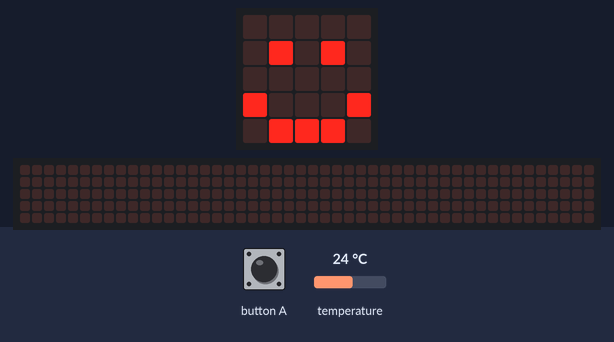
The program below on a simulated BBC micro:bit (MakeCode). Parts: the board's 5×5 LED display, a strip that is not on the board, showing the scrolling text unrolled. Inputs (shaded band) come from the test bench; at power-on: temperature 24 °C. The 48×5 strip is a reading aid, not a part: it shows the text the display is scrolling, unrolled, one strip-width of it at a time.

Above: at 2.8 s.
2.9 s: button A pressed for 0.15 s
At 6.5 s:
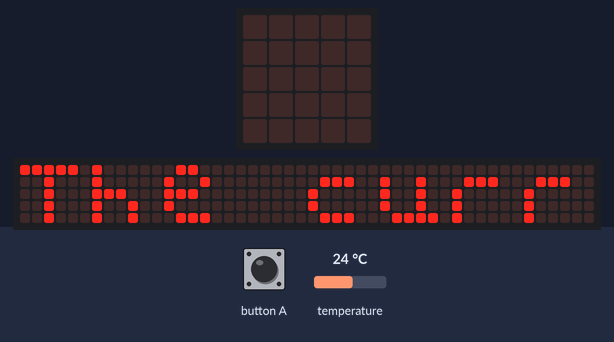
At 27.42 s:
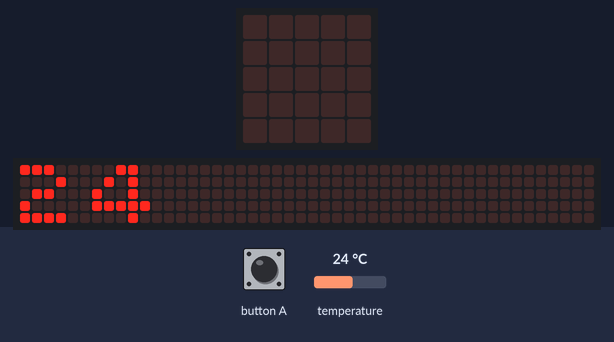

Measured:
- after the input at 2.9 s, the display: changes after 0.15 s (image 1)
- what the display in image 1 shows lasts 0.6 s, from 6.2 s to 6.8 s

The program:

main.ts
```typescript
// (licence header left out)
// variables
let temperature: number

// clean up
basic.clearScreen()
basic.pause(1000)
basic.showIcon(IconNames.Happy)

// on button A
input.onButtonPressed(Button.A, function () {
  temperature = input.temperature()
  basic.clearScreen()
  basic.showString('The current temperature is')
  basic.showNumber(temperature)
  basic.showString('C')
})
```
